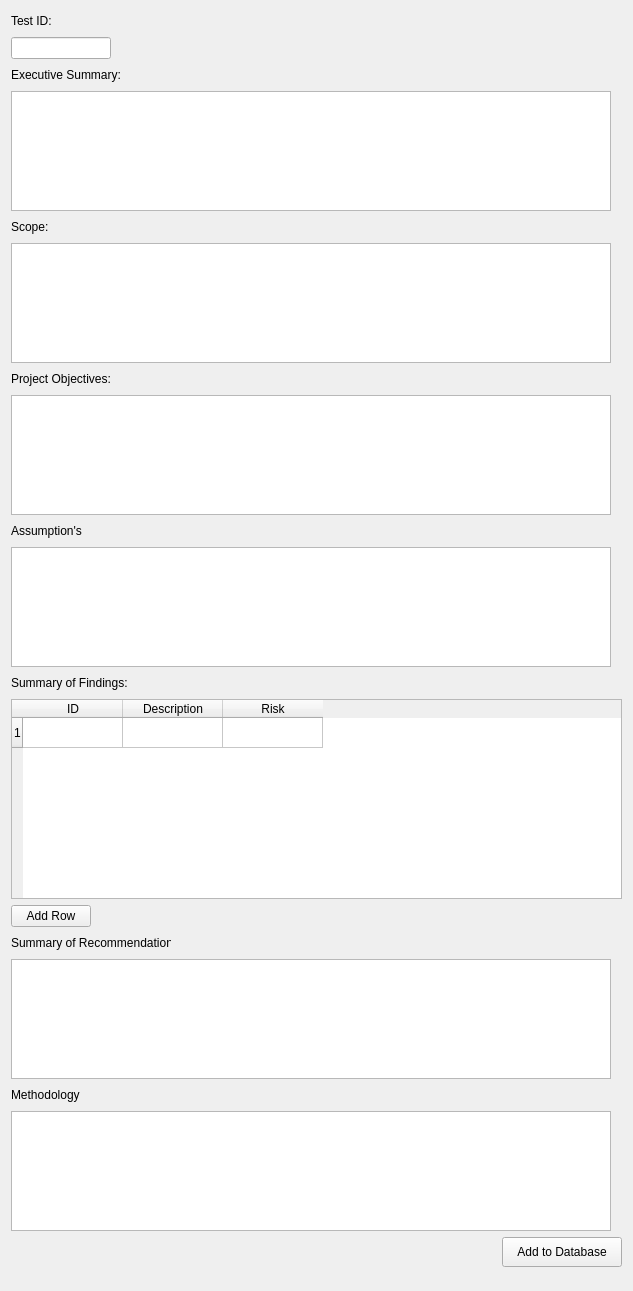
          <widget class="QWidget" name="scrollAreaWidgetContents">
           <property name="geometry">
            <rect>
             <x>0</x>
             <y>0</y>
             <width>633</width>
             <height>1291</height>
            </rect>
           </property>
           <layout class="QVBoxLayout" name="verticalLayout_7">
            <item>
             <layout class="QVBoxLayout" name="verticalLayout_2">
              <item>
               <widget class="QLabel" name="SummaryTestIDLBL">
                <property name="minimumSize">
                 <size>
                  <width>60</width>
                  <height>20</height>
                 </size>
                </property>
                <property name="maximumSize">
                 <size>
                  <width>60</width>
                  <height>20</height>
                 </size>
                </property>
                <property name="text">
                 <string>Test ID:</string>
                </property>
               </widget>
              </item>
              <item>
               <layout class="QHBoxLayout" name="horizontalLayout_14">
                <item>
                 <widget class="QLineEdit" name="SummaryTestIDLineEdit">
                  <property name="maximumSize">
                   <size>
                    <width>100</width>
                    <height>16777215</height>
                   </size>
                  </property>
                  <property name="readOnly">
                   <bool>true</bool>
                  </property>
                 </widget>
                </item>
                <item>
                 <spacer name="horizontalSpacer_33">
                  <property name="orientation">
                   <enum>Qt::Horizontal</enum>
                  </property>
                  <property name="sizeHint" stdset="0">
                   <size>
                    <width>40</width>
                    <height>20</height>
                   </size>
                  </property>
                 </spacer>
                </item>
               </layout>
              </item>
              <item>
               <widget class="QLabel" name="ExecutiveSummaryLBL">
                <property name="minimumSize">
                 <size>
                  <width>120</width>
                  <height>20</height>
                 </size>
                </property>
                <property name="maximumSize">
                 <size>
                  <width>120</width>
                  <height>20</height>
                 </size>
                </property>
                <property name="text">
                 <string>Executive Summary:</string>
                </property>
               </widget>
              </item>
              <item>
               <widget class="QTextEdit" name="ExecutiveSummaryTextEdit">
                <property name="minimumSize">
                 <size>
                  <width>600</width>
                  <height>120</height>
                 </size>
                </property>
                <property name="maximumSize">
                 <size>
                  <width>600</width>
                  <height>120</height>
                 </size>
                </property>
               </widget>
              </item>
              <item>
               <widget class="QLabel" name="ScopeLBL">
                <property name="minimumSize">
                 <size>
                  <width>50</width>
                  <height>20</height>
                 </size>
                </property>
                <property name="maximumSize">
                 <size>
                  <width>50</width>
                  <height>20</height>
                 </size>
                </property>
                <property name="text">
                 <string>Scope:</string>
                </property>
               </widget>
              </item>
              <item>
               <widget class="QTextEdit" name="ScopeTextEdit">
                <property name="minimumSize">
                 <size>
                  <width>600</width>
                  <height>120</height>
                 </size>
                </property>
                <property name="maximumSize">
                 <size>
                  <width>600</width>
                  <height>120</height>
                 </size>
                </property>
               </widget>
              </item>
              <item>
               <widget class="QLabel" name="ProjectObjectivesLBL">
                <property name="minimumSize">
                 <size>
                  <width>120</width>
                  <height>20</height>
                 </size>
                </property>
                <property name="maximumSize">
                 <size>
                  <width>120</width>
                  <height>20</height>
                 </size>
                </property>
                <property name="text">
                 <string>Project Objectives:</string>
                </property>
               </widget>
              </item>
              <item>
               <widget class="QTextEdit" name="ProjectObjectivesTextEdit">
                <property name="minimumSize">
                 <size>
                  <width>600</width>
                  <height>120</height>
                 </size>
                </property>
                <property name="maximumSize">
                 <size>
                  <width>600</width>
                  <height>120</height>
                 </size>
                </property>
               </widget>
              </item>
              <item>
               <widget class="QLabel" name="AssumptionsLBL">
                <property name="minimumSize">
                 <size>
                  <width>100</width>
                  <height>20</height>
                 </size>
                </property>
                <property name="maximumSize">
                 <size>
                  <width>100</width>
                  <height>20</height>
                 </size>
                </property>
                <property name="text">
                 <string>Assumption's</string>
                </property>
               </widget>
              </item>
              <item>
               <widget class="QTextEdit" name="AssumptionTextEdit">
                <property name="minimumSize">
                 <size>
                  <width>600</width>
                  <height>120</height>
                 </size>
                </property>
                <property name="maximumSize">
                 <size>
                  <width>600</width>
                  <height>120</height>
                 </size>
                </property>
               </widget>
              </item>
              <item>
               <layout class="QVBoxLayout" name="verticalLayout">
                <item>
                 <widget class="QLabel" name="SummaryofFindingsLBL">
                  <property name="minimumSize">
                   <size>
                    <width>120</width>
                    <height>20</height>
                   </size>
                  </property>
                  <property name="maximumSize">
                   <size>
                    <width>120</width>
                    <height>20</height>
                   </size>
                  </property>
                  <property name="text">
                   <string>Summary of Findings:</string>
                  </property>
                 </widget>
                </item>
                <item>
                 <widget class="QTableWidget" name="SummaryFindingTable_Window">
                  <property name="minimumSize">
                   <size>
                    <width>0</width>
                    <height>200</height>
                   </size>
                  </property>
                  <property name="maximumSize">
                   <size>
                    <width>16777215</width>
                    <height>200</height>
                   </size>
                  </property>
                  <row>
                   <property name="text">
                    <string>1</string>
                   </property>
                  </row>
                  <column>
                   <property name="text">
                    <string>ID</string>
                   </property>
                  </column>
                  <column>
                   <property name="text">
                    <string>Description</string>
                   </property>
                  </column>
                  <column>
                   <property name="text">
                    <string>Risk</string>
                   </property>
                  </column>
                 </widget>
                </item>
                <item>
                 <layout class="QHBoxLayout" name="horizontalLayout_13">
                  <item>
                   <widget class="QPushButton" name="AddRowBTN">
                    <property name="text">
                     <string>Add Row</string>
                    </property>
                   </widget>
                  </item>
                  <item>
                   <spacer name="horizontalSpacer_9">
                    <property name="orientation">
                     <enum>Qt::Horizontal</enum>
                    </property>
                    <property name="sizeHint" stdset="0">
                     <size>
                      <width>40</width>
                      <height>20</height>
                     </size>
                    </property>
                   </spacer>
                  </item>
                 </layout>
                </item>
               </layout>
              </item>
              <item>
               <widget class="QLabel" name="SummaryofRecommendationLBL">
                <property name="minimumSize">
                 <size>
                  <width>160</width>
                  <height>20</height>
                 </size>
                </property>
                <property name="maximumSize">
                 <size>
                  <width>160</width>
                  <height>20</height>
                 </size>
                </property>
                <property name="text">
                 <string>Summary of Recommendations:</string>
                </property>
               </widget>
              </item>
              <item>
               <widget class="QTextEdit" name="SummaryofRecommendationTextEdit">
                <property name="minimumSize">
                 <size>
                  <width>600</width>
                  <height>120</height>
                 </size>
                </property>
                <property name="maximumSize">
                 <size>
                  <width>600</width>
                  <height>120</height>
                 </size>
                </property>
               </widget>
              </item>
              <item>
               <widget class="QLabel" name="MethodologyLBL">
                <property name="minimumSize">
                 <size>
                  <width>160</width>
                  <height>20</height>
                 </size>
                </property>
                <property name="maximumSize">
                 <size>
                  <width>160</width>
                  <height>20</height>
                 </size>
                </property>
                <property name="text">
                 <string>Methodology</string>
                </property>
               </widget>
              </item>
              <item>
               <widget class="QTextEdit" name="MethodologyTextEdit">
                <property name="minimumSize">
                 <size>
                  <width>600</width>
                  <height>120</height>
                 </size>
                </property>
                <property name="maximumSize">
                 <size>
                  <width>600</width>
                  <height>120</height>
                 </size>
                </property>
               </widget>
              </item>
              <item>
               <layout class="QHBoxLayout" name="horizontalLayout_12">
                <item>
                 <spacer name="horizontalSpacer_34">
                  <property name="orientation">
                   <enum>Qt::Horizontal</enum>
                  </property>
                  <property name="sizeHint" stdset="0">
                   <size>
                    <width>40</width>
                    <height>20</height>
                   </size>
                  </property>
                 </spacer>
                </item>
                <item>
                 <layout class="QVBoxLayout" name="verticalLayout_66">
                  <item>
                   <widget class="QPushButton" name="AddtoDatabaseSummaryBTN">
                    <property name="minimumSize">
                     <size>
                      <width>120</width>
                      <height>30</height>
                     </size>
                    </property>
                    <property name="maximumSize">
                     <size>
                      <width>120</width>
                      <height>30</height>
                     </size>
                    </property>
                    <property name="text">
                     <string>Add to Database</string>
                    </property>
                   </widget>
                  </item>
                  <item>
                   <spacer name="verticalSpacer_25">
                    <property name="orientation">
                     <enum>Qt::Vertical</enum>
                    </property>
                    <property name="sizeHint" stdset="0">
                     <size>
                      <width>20</width>
                      <height>40</height>
                     </size>
                    </property>
                   </spacer>
                  </item>
                 </layout>
                </item>
               </layout>
              </item>
             </layout>
            </item>
           </layout>
          </widget>
